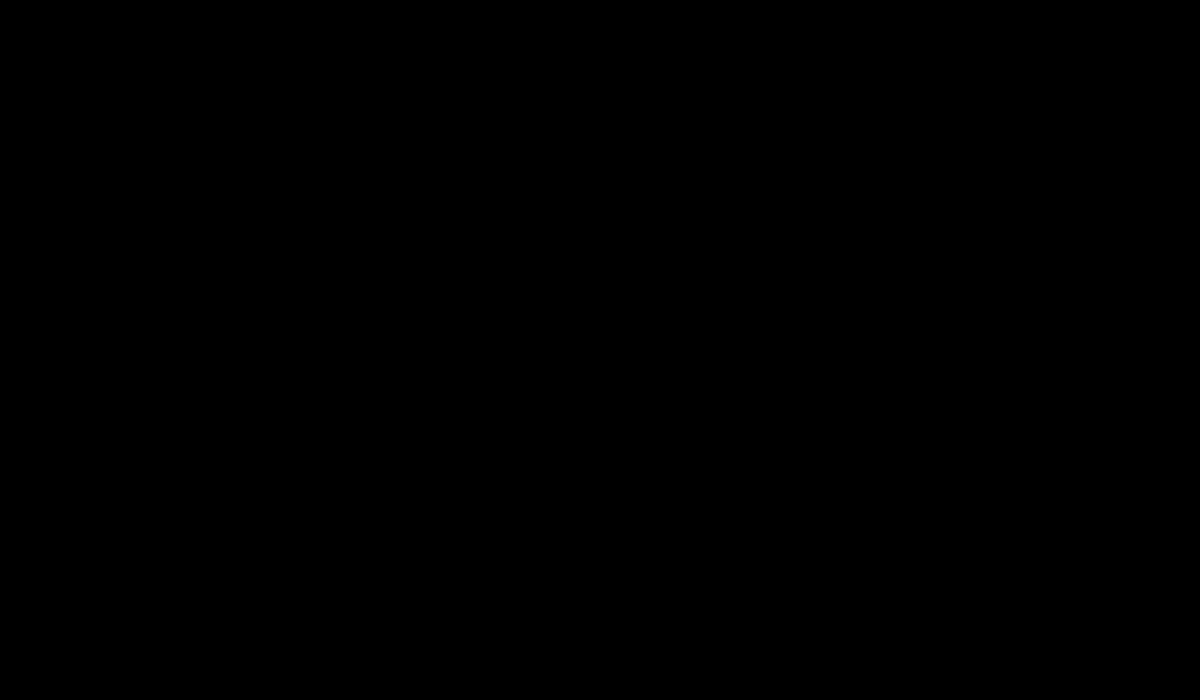
Frame 1 (no input)
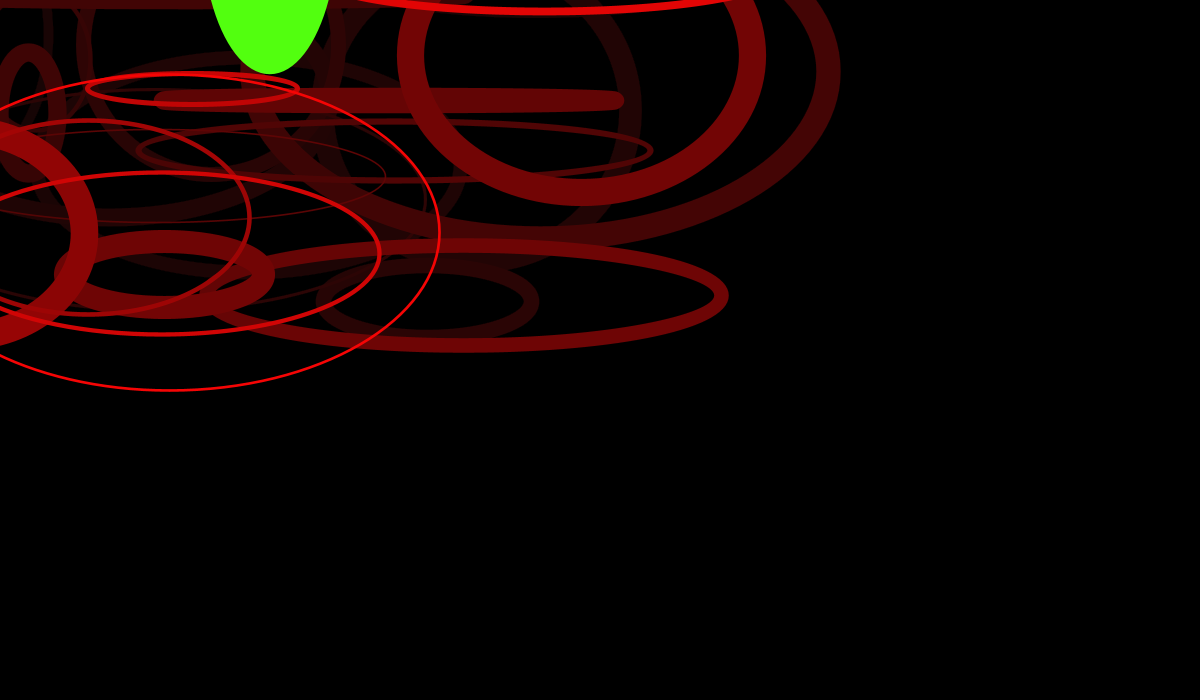
Frame 60 (the mouse pressed at the canvas centre just before this capture)
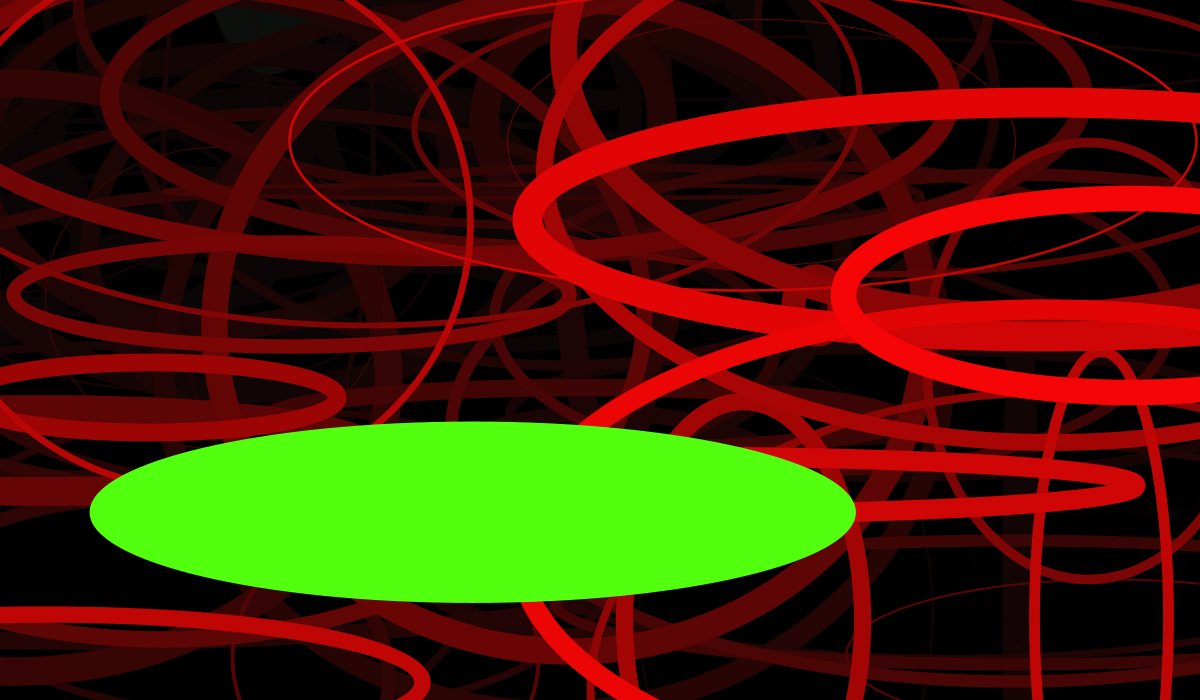
Frame 120 (the mouse held since frame 60 and released just before this capture)

The Processing sketch that drew these frames (run headless with seeded random() and noise(); from frame 60 on, the mouse is pressed at the canvas centre):

// Processing sketch: processing_53835
// ── processing_53835.pde

int c=0;
void setup()
{
  size(1200,700);
   smooth();
  background(0);
}

void draw()
{
  c++;
  noStroke();       //fills bg with rectangle of lower opacity. Use this instead of bagckground() for opacity parameter.
  fill(0, 10);
  rect(0, 0, width,height);
   strokeWeight(random(30));        
  if(c%60==0)
  {
    fill(82,255,15);
  }
  else
  {
    stroke(255,5,5);
  }
 ellipse(mouseX+random(-600,600),mouseY+random(-350,350),mouseX+random(-600,600),mouseY+random(-350,350));
  
}
